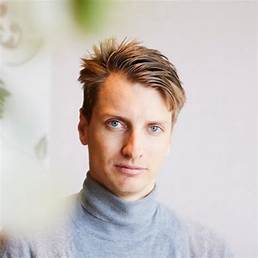
#> input picture img11.jfif, 258 x 258 px
$ python main.py
#> lines starting #> are read from the running program, lines starting #| are printed output that depends on the picture
import cv2

source = "img11.jfif"
deatination = "newImage.png"
scale_percent = 50

src = cv2.imread(source, cv2.IMREAD_UNCHANGED)
#> src is the input picture: shape (258, 258, 3); mean B, G, R 189.2, 193.2, 201.8
# cv2.imshow("title", image)


new_width = int(src.shape[1] * scale_percent / 100)
#> new_width = 129
new_height = int(src.shape[0] * scale_percent / 100)
#> new_height = 129

output = cv2.resize(src, (new_width, new_height))
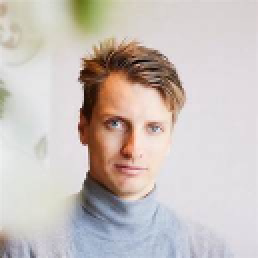
#> output: shape (129, 129, 3) (shown 2 times larger); mean B, G, R 189.3, 193.3, 201.9

cv2.imwrite(deatination, output)
# cv2.waitKey(0)
